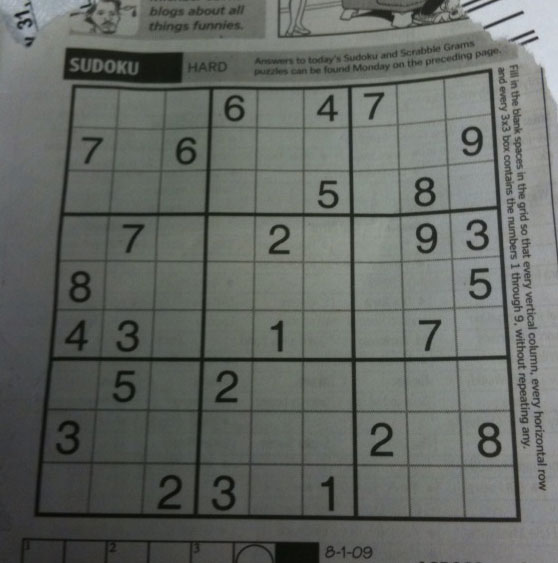
//> input picture SudokuSolver/assets/sudoku.jpg, 558 x 563 px
$ ./sudoku_solver assets/sudoku.jpg   (built with g++ and OpenCV 4)
//> lines starting //> are read from the running program, lines starting //| are printed output that depends on the picture; after the words box and inside, x2 and y2 are one past the last pixel; in counts of white or black regions, pixels touching at a corner belong together
### SudokuSolver/solver.h
#include <vector>

class Solver
{
private:
	std::vector<int> domain;
protected:
	bool backtracking(int * sudoku, int empty);
	bool checkConstraints(int * sudoku, int empty, int value);
public:
	Solver();
	~Solver() { }
	bool solve(int * sudoku);
};

### SudokuSolver/dbn.h
#include <opencv2/core/core.hpp>

#include <iostream>
#include <random>
#include <ctime>

#include "globals.h"

class DBN
{
private:
	float learning_rate;
	float starting_mean;
	float starting_std;
	int num_epochs;
	std::vector< std::vector< std::vector<float> > > weights;
	std::vector< std::vector<uchar> > layers;
	std::vector< std::vector<uchar> > layers_prim;
	std::vector< std::vector<float> > biases;
	std::vector< uchar > positive_gradient;
	std::vector< uchar > negative_gradient;
protected:
	void calculateH();
	void calculateVPrim();
	void calculateHPrim();
public:
	DBN();
	~DBN() { }
	void setInput(cv::Mat & image);
	void train();
	void classify(cv::Mat image);
	std::vector< std::vector< std::vector<float> > > & getWeights();
	std::vector< std::vector<float> > & getBiases();


	// TODO test
	cv::Mat test_image;
};

### SudokuSolver/extractor.h
#pragma once

#include <opencv2/core/core.hpp>
#include <opencv2/features2d/features2d.hpp>
#include "opencv2/imgproc/imgproc.hpp"
#include "opencv2/highgui/highgui.hpp"

#include <iostream>

#include "globals.h"

class Extractor
{
private:
	cv::Mat result_image;
	int low_threshold;
	int high_threshold;
	int kernel_size;
	cv::vector<cv::Vec2f> lines;
	float theta_vertical;
	float theta_horizontal;
	float theta_error;
	cv::vector<cv::vector<cv::Point>> contours;
    cv::vector<cv::Vec4i> hierarchy;
	int max_indexes[NUM_CELLS];
	int max_areas[NUM_CELLS];
	float min_scale;
	float max_scale;
protected:
	void filterLines(cv::vector<cv::Vec2f> & unfiltered);
	void filterContours(cv::vector<cv::vector<cv::Point>> & unfiltered, int (&sudoku)[NUM_CELLS]);
	void drawLines(cv::vector<cv::Vec2f> & lines, cv::Mat & dst) const;
	void drawContours(cv::vector<cv::vector<cv::Point>> & contours, cv::Mat & dst) const;
public:
	Extractor();
	~Extractor() { };
	std::vector<cv::Mat> extract(cv::Mat image, int (&sudoku)[NUM_CELLS]);
};

### SudokuSolver/globals.h
#pragma once

#define NUM_ROWS 9
#define NUM_COLUMNS 9
#define NUM_CELLS 81

static const std::string image_window_name = "Original";
static const std::string assets_dir = "../assets/";
static const std::string puzzles_dir = "puzzles/";
static const std::string digits_dir = "test_digits/";
static const std::string training_dir = "training_puzzles/";
static const std::string test_dir = "test/";
static const std::string test_puzzles_dir = "test_puzzles/";
static const std::string inputs_dir = "training/";
static const std::string inputs_small_dir = "training_small/";
static const std::string weights_file = "weights.txt";
static const std::string biases_file = "biases.txt";

static const int WIDTH = 32;
static const int HEIGHT = 32;
static const unsigned int NUM_INPUTS = WIDTH * HEIGHT;
static const unsigned int NUM_OUTPUTS = 9;

// edit to change number of hidden layers
static const unsigned int NUM_NEURONS[] = {NUM_INPUTS, 500, NUM_OUTPUTS};

static const int NUM_LAYERS = sizeof(NUM_NEURONS) / sizeof(unsigned int);
static const float LEARNING_RATE = 0.001f;
static const float STARTING_MEAN = 0.0f;
static const float STARTING_STD = 0.01f;
static const int NUM_EPOCHS = 5;

static const float sigmoid_steepness = 1.0f;

static const float e = 2.71828182845904523536f;

### SudokuSolver/solver.cpp
#include <iostream>

#include "solver.h"
#include "globals.h"

Solver::Solver()
{
	for (int i = 0; i < 9; ++i) {
		domain.push_back(i + 1);
	}
}

// [59 lines left out: functions backtracking, checkConstraints, solve, not called in this run]

### SudokuSolver/dbn.cpp
#include "dbn.h"

DBN::DBN() : learning_rate(LEARNING_RATE), starting_mean(STARTING_MEAN), starting_std(STARTING_STD),
	num_epochs(NUM_EPOCHS)
{
	srand(static_cast<unsigned int>(time(0)));
	std::default_random_engine generator;
	std::normal_distribution<float> distribution(starting_mean, starting_std);

	for (int i = 0; i < NUM_LAYERS - 1; ++i) {
		weights.push_back(std::vector< std::vector<float> >());
		layers.push_back(std::vector<uchar>());
		layers_prim.push_back(std::vector<uchar>());
		biases.push_back(std::vector<float>());
		biases.push_back(std::vector<float>());
		for (size_t v = 0; v < NUM_NEURONS[i]; ++v) {
			layers[i].push_back(0);
			layers_prim[i].push_back(0);
			if (i % 2 == 0) {
				biases[i + 1].push_back(0.0f);
			} else {
				biases[i - 1].push_back(0.0f);
				biases[i + 1].push_back(0.0f);
			}
			weights[i].push_back(std::vector<float>());
			for (size_t h = 0; h < NUM_NEURONS[i+1]; ++h) {
				weights[i][v].push_back(distribution(generator));
			}
		}
	}

	outputs.reserve(NUM_NEURONS[NUM_LAYERS - 1]);
//> (this line was passed over: outputs is not available in this run)
	for (size_t i = 0; i < NUM_NEURONS[NUM_LAYERS - 1]; ++i) {
		biases[NUM_LAYERS].push_back(0.0f);
		outputs.push_back(0.0f);
//> (this line was passed over: outputs is not available in this run)
	}

	positive_gradient.reserve(NUM_NEURONS[0] * NUM_NEURONS[1]);
	negative_gradient.reserve(NUM_NEURONS[0] * NUM_NEURONS[1]);
	for (size_t i = 0; i < NUM_NEURONS[0] * NUM_NEURONS[1]; ++i) {
		positive_gradient.push_back(0);
		negative_gradient.push_back(0);
	}
}

// [188 lines left out: functions train, calculateH, calculateVPrim, calculateHPrim, trainOutputs, classify and 3 more, not called in this run]

### SudokuSolver/extractor.cpp
#include "extractor.h"

Extractor::Extractor() : low_threshold(10), high_threshold(50), kernel_size(3),
	theta_vertical(0.0f), theta_horizontal(1.5708f), theta_error(0.001f),
	min_scale(0.15f), max_scale(0.7f)
{ }

std::vector<cv::Mat> Extractor::extract(cv::Mat image, int (&sudoku)[NUM_CELLS])
{
	lines.clear();
	contours.clear();
	hierarchy.clear();

	std::vector<cv::Mat> digits;

	cv::vector<cv::Vec2f> unfiltered_lines;
	cv::vector<cv::vector<cv::Point>> unfiltered_contours;

	// thicken lines
	cv::dilate(image, result_image, cv::Mat(), cv::Point(-1, -1), 1, 1, 1);
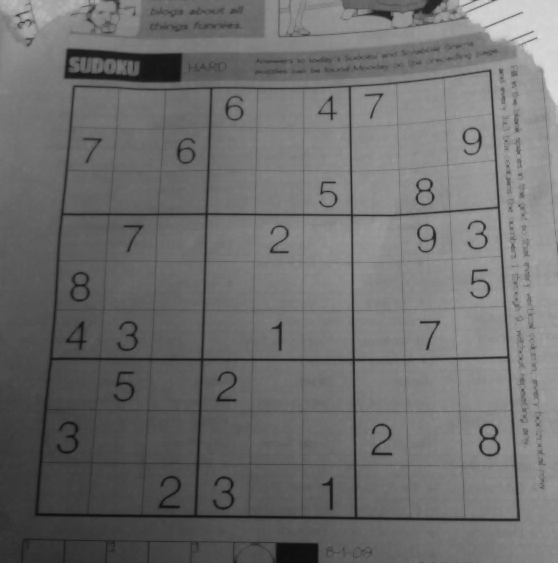
//> result_image: 563 rows x 558 cols, CV_8UC1; min 13, max 218, mean 109.7
	// double blur to remove noise
	blur( result_image, result_image, cv::Size(3,3) );
	//blur( result_image, result_image, cv::Size(3,3) );
	// Canny to detect edges
	cv::Canny(result_image, result_image, low_threshold, high_threshold, kernel_size);
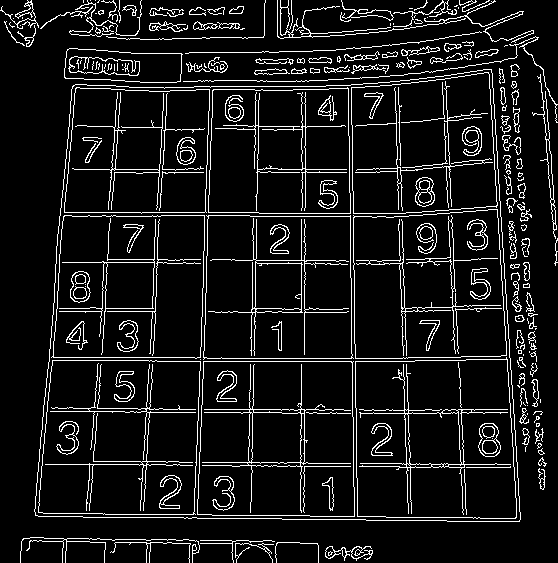
//> result_image: 563 rows x 558 cols, CV_8UC1; 9.2% white in thin lines or dots

	// Hough transform to detect lines
	//cv::HoughLines(result_image, unfiltered_lines, 1, CV_PI / 180, 100, 0, 0);
	//filterLines(unfiltered_lines);

	cv::GaussianBlur(result_image, result_image, cv::Size(3, 3), 3);
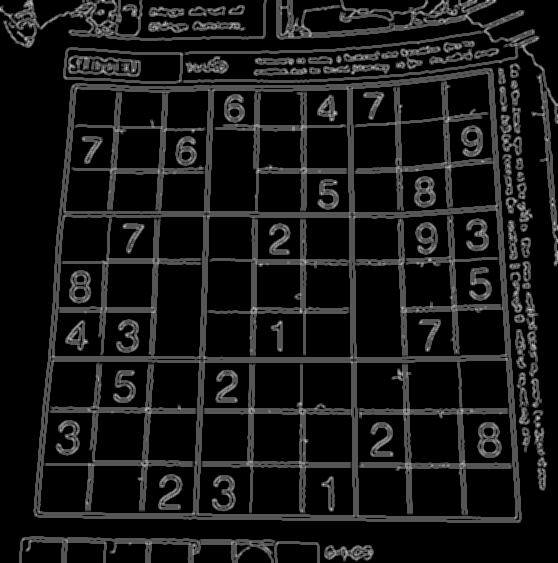
//> result_image: 563 rows x 558 cols, CV_8UC1; min 0, max 199, mean 23.4

	// find digit contours
	cv::findContours( result_image, unfiltered_contours, hierarchy, CV_RETR_CCOMP, CV_CHAIN_APPROX_SIMPLE );
//> unfiltered_contours = 618 contours, 431 with area under 20; largest, box (x1, y1, x2, y2) and area: (33, 68, 522, 523) 199235, (63, 0, 558, 267) 20962, (181, 32, 516, 81) 8502, (357, 467, 463, 517) 4687, (90, 465, 195, 514) 4560
	filterContours(unfiltered_contours, sudoku);

	// [9 lines of commented-out code are left out]
	drawContours(contours, image);

	// get all digits
	// skip 0(grid)
	cv::Size size(WIDTH, HEIGHT);
	cv::Mat src;
	for (size_t i = 1; i < contours.size(); ++i) {
		src = cv::Mat(image, cv::boundingRect(contours[i]));
		cv::resize(src, src, size);
		digits.push_back(src);
	}

	return digits;
}

// [12 lines left out: function filterLines, not called in this run]

void Extractor::filterContours(cv::vector<cv::vector<cv::Point>> & unfiltered, int (&sudoku)[NUM_CELLS])
{
	if (!unfiltered.size()) {
		return;
	}
	// get biggest contour
	// assume its sudoku grid
	int max_index = 0;
	int max_area = cv::boundingRect(unfiltered[0]).area();
//> max_area = 850
	for (size_t i = 1; i < unfiltered.size(); ++i) {
		if (cv::boundingRect(unfiltered[i]).area() > max_area) {
			max_index = i;
			max_area = cv::boundingRect(unfiltered[i]).area();
		}
	}
//> this loop made 617 passes
//> max_area on passes 7, 151: 8127, 222495
//> after the loop, max_index = 151; max_area = 222495
	contours.push_back(unfiltered[max_index]);
//> contours = 1 contour; box (x1, y1, x2, y2) and area: (33, 68, 522, 523) 199235

	cv::Rect grid = cv::boundingRect(unfiltered[max_index]);
//> grid = Rect(33, 68, 489, 455)
//> (the run ends here: the program needs code that is not available in this run, at `puzzle = grid;`)
